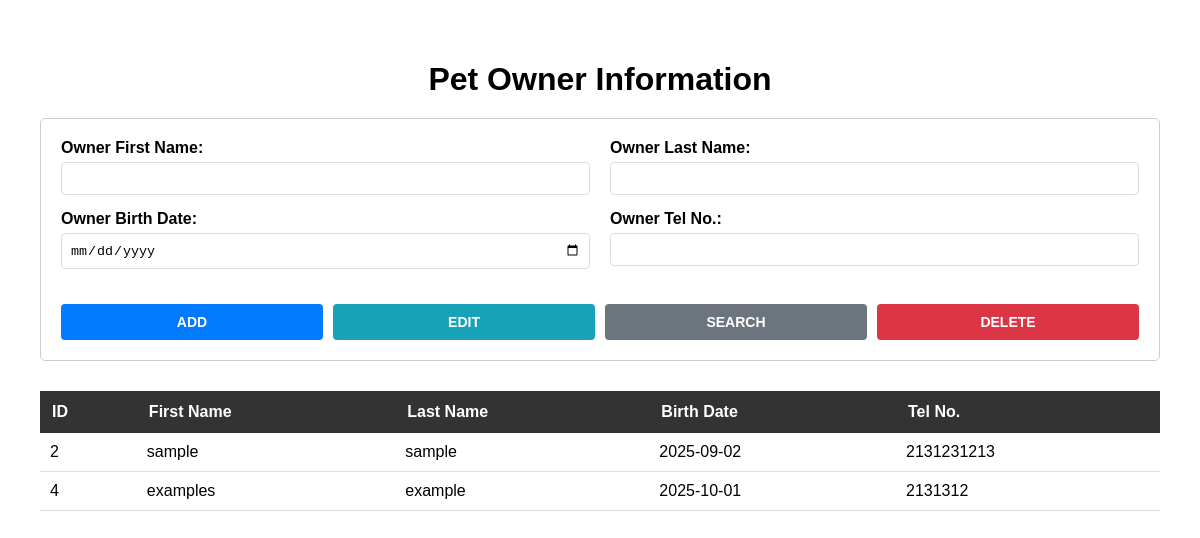
Screenshot of /pet/petowner.php with the database file from the repository.
### tables this page shows
CREATE TABLE `petowner` (
  `petOwnerID` int(11) NOT NULL,
  `petOwnerFName` varchar(30) NOT NULL,
  `petOwnerLName` varchar(30) NOT NULL,
  `petOwnerBDate` date NOT NULL,
  `petOwnerTelNo` int(11) NOT NULL
);

### pet/petowner.php (the view, shortened to what this page needs)
<?php
include 'db_conn.php';
$query = "SELECT * FROM petowner WHERE petOwnerFName NOT LIKE '%(DELETED)%'";
$result = $conn->query($query);
?>
<!DOCTYPE html>
<html lang="en">
<head>
    <link href="style.css" rel="stylesheet">
</head>
<body>
    <div>
        <h1>Pet Owner Information</h1>
        <form method="POST" action="#">
            <div class="form-row">
                <div class="form-col">
                    <div class="form-group">
                        <label for="firstName" class="form-label">Owner First Name:</label>
                        <input type="text" id="firstName" name="firstName">
                    </div>
                    <div class="form-group">
                        <label for="birthDate" class="form-label">Owner Birth Date:</label>
                        <input type="date" id="birthDate" name="birthDate">
                    </div>
                </div>
                <div class="form-col">
                    <div class="form-group">
                        <label for="lastName" class="form-label">Owner Last Name:</label>
                        <input type="text" id="lastName" name="lastName">
                    </div>
                    <div class="form-group">
                        <label for="telNo" class="form-label">Owner Tel No.:</label>
                        <input type="tel" id="telNo" name="telNo">
                    </div>
                </div>
            </div>
            <div class="button-group">
                <button type="submit" name="add" class="btn-add">ADD</button>
                <button type="submit" name="edit" class="btn-edit">EDIT</button>
                <button type="submit" name="search" class="btn-search">SEARCH</button>
                <button type="submit" name="delete" class="btn-delete">DELETE</button>
            </div>
        </form>
        <table>
            <thead>
                <tr>
                    <th>ID</th>
                    <th>First Name</th>
                    <th>Last Name</th>
                    <th>Birth Date</th>
                    <th>Tel No.</th>
                </tr>
            </thead>
            <tbody>
                <?php
                if ($result->num_rows > 0) {
                    while($row = $result->fetch_assoc()) {
                        echo "<tr>";
                        echo "<td>" . $row['petOwnerID'] . "</td>";
                        echo "<td>" . $row['petOwnerFName'] . "</td>";
                        echo "<td>" . $row['petOwnerLName'] . "</td>";
                        echo "<td>" . $row['petOwnerBDate'] . "</td>";
                        echo "<td>" . $row['petOwnerTelNo'] . "</td>";
                        echo "</tr>";
                    }
                }
                ?>
            </tbody>
        </table>
    </div>
</body>
</html>

### pet/style.css (style rules this page uses)
body { font-family: Arial, sans-serif; margin: 20px; padding: 20px; }
h1 { text-align: center; margin-bottom: 20px; }
form { margin-bottom: 30px; border: 1px solid #ccc; padding: 20px; border-radius: 5px; }
.form-group { margin-bottom: 15px; }
label { display: block; margin-bottom: 5px; font-weight: bold; }
input, select { width: 100%; padding: 8px; border: 1px solid #ddd; border-radius: 4px; box-sizing: border-box; }
.form-row { display: flex; gap: 20px; }
.form-col { flex: 1; }
.button-group { display: flex; gap: 10px; margin-top: 20px; }
button { flex: 1; padding: 10px 15px; border: none; border-radius: 4px; cursor: pointer; font-size: 14px; font-weight: bold; }
.btn-add { background-color: #007bff; color: white; }
.btn-edit { background-color: #17a2b8; color: white; }
.btn-search { background-color: #6c757d; color: white; }
.btn-delete { background-color: #dc3545; color: white; }
table { width: 100%; border-collapse: collapse; margin-top: 20px; }
table th { background-color: #333; color: white; padding: 12px; text-align: left; }
table td { padding: 10px; border-bottom: 1px solid #ddd; }

### rows the page displays
petowner: petOwnerID "2", petOwnerFName "sample", petOwnerLName "sample", petOwnerBDate "2025-09-02", petOwnerTelNo "2131231213"
petowner: petOwnerID "4", petOwnerFName "examples", petOwnerLName "example", petOwnerBDate "2025-10-01", petOwnerTelNo "2131312"
